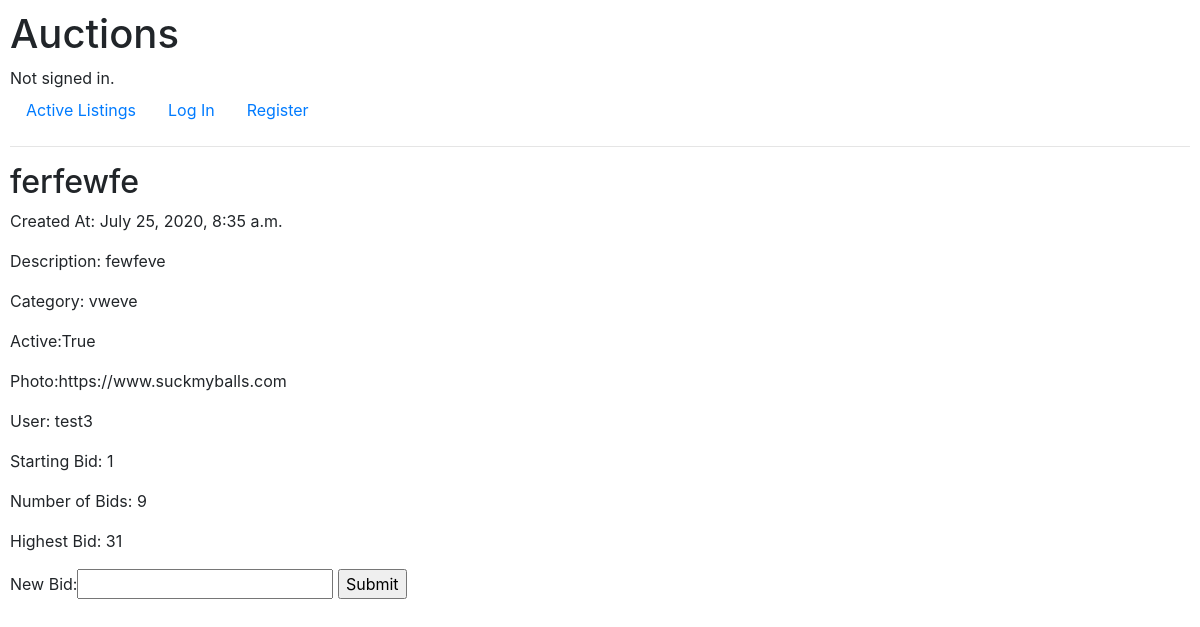
The app's page /listing/24 with its own data.
### auctions/models.py (models this page shows, shortened)
class Listing(models.Model):
    title = models.CharField(max_length=64)
    description = models.TextField()
    category = models.CharField(max_length=64, null=True) #use a data list on form to provide options of what categories already exist.
    imageURL = models.URLField(null=True, validators =[URLValidator])
    active = models.BooleanField(default=True)
    created_at = models.DateTimeField(auto_now_add=True)
    user = models.ForeignKey(User, on_delete=models.CASCADE, null=True)
    starting_bid = models.PositiveIntegerField()

class User(AbstractUser):
    pass

### auctions/views.py (the view)
# urls.py: path("listing/<int:listing_id>", views.listing, name="listing")
def listing(request, listing_id):
    if request.method == "POST":
        listing = Listing.objects.get(pk=listing_id)
        user = User.objects.get(pk = int(request.user.id))
        user_id = user.id
        newbid_value = request.POST['newbid']
        newbid = Bids(bid=newbid_value, listing_id=listing_id, user_id=user_id)
        newbid.save()
        return HttpResponseRedirect(reverse("listing",args=([listing_id]),
        ))
    else:
        listing = Listing.objects.get(pk=listing_id)
        bids = Bids.objects.filter(listing_id=listing_id).order_by("-bid")
        bids_count = bids.count()
        highest_bid = bids.first().bid
        return render(request, "auctions/listing.html", {
            "listing":listing,
            "bid_count": bids_count,
            "highest_bid": highest_bid,
            "newbid": NewBid
        })

### auctions/templates/auctions/listing.html (shortened to what this page needs)
{% extends "auctions/layout.html" %}
{% block body %}
    <h2>{{listing.title}}</h2>
<p>Created At: {{listing.created_at}}</p>
<p>Description: {{listing.description}}</p>
<p>Category: {{listing.category}}</p>
<p>Active:{{listing.active}}</p>
<p>Photo:{{listing.imageURL}}</p>
<p>User: {{listing.user}}</p>
<p>Starting Bid: {{listing.starting_bid}}</p>
<p>Number of Bids: {{bid_count}}</p>
<p>Highest Bid: {{highest_bid}}</p>
<form action="{% url 'listing' listing.id %}" method="post">
    {{newbid}}
    <input  type="submit">
</form>
{% endblock %}

### auctions/static/auctions/styles.css (style rules this page uses)
body { padding: 10px; }

### records on screen
Listing: title "ferfewfe", created_at "July 25, 2020, 8:35 a.m.", description "fewfeve", category "vweve", active "True", imageURL "https://www.suckmyballs.com", user "test3", starting_bid "1"

### other values on screen
{{ bid_count }} "9"
{{ highest_bid }} "31"
